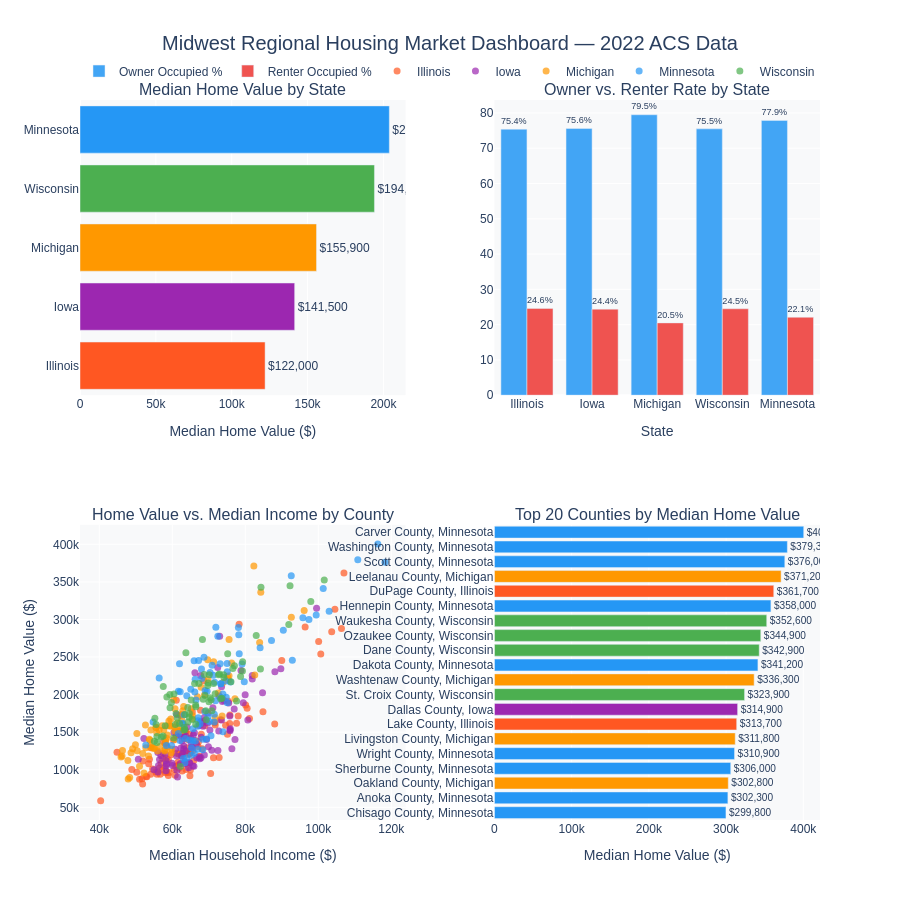

The notebook cell saved with this chart:
### Markdown cell above
## Step 4: Build the Dashboard
Four-chart interactive dashboard comparing home values, income, and occupancy rates across states.

### Code cell
STATE_COLORS = {
    "Minnesota": "#2597F5",
    "Wisconsin":  "#4CAF50",
    "Illinois":   "#FF5722",
    "Iowa":       "#9C27B0",
    "Michigan":   "#FF9800",
}

fig = make_subplots(
    rows=2, cols=2,
    subplot_titles=(
        "Median Home Value by State",
        "Owner vs. Renter Rate by State",
        "Home Value vs. Median Income by County",
        "Top 20 Counties by Median Home Value",
    ),
    vertical_spacing=0.18,
    horizontal_spacing=0.12,
)

# Chart 1: Median Home Value by State
fig.add_trace(
    go.Bar(
        x=state_summary["avg_home_value"],
        y=state_summary["state_name"],
        orientation="h",
        marker_color=[STATE_COLORS[s] for s in state_summary["state_name"]],
        text=[f"${v:,.0f}" for v in state_summary["avg_home_value"]],
        textposition="outside",
        showlegend=False,
    ),
    row=1, col=1,
)

# Chart 2: Owner vs Renter Rate
fig.add_trace(
    go.Bar(
        name="Owner Occupied %",
        x=state_summary["state_name"],
        y=state_summary["avg_owner_pct"],
        marker_color="#42A5F5",
        text=[f"{v:.1f}%" for v in state_summary["avg_owner_pct"]],
        textposition="outside",
    ),
    row=1, col=2,
)
fig.add_trace(
    go.Bar(
        name="Renter Occupied %",
        x=state_summary["state_name"],
        y=state_summary["avg_renter_pct"],
        marker_color="#EF5350",
        text=[f"{v:.1f}%" for v in state_summary["avg_renter_pct"]],
        textposition="outside",
    ),
    row=1, col=2,
)

# Chart 3: Scatter — Home Value vs Income
for state_name, group in df.groupby("state_name"):
    fig.add_trace(
        go.Scatter(
            x=group["median_income"],
            y=group["median_home_value"],
            mode="markers",
            name=state_name,
            marker=dict(color=STATE_COLORS[state_name], size=7, opacity=0.7),
            text=group["county_name"],
            hovertemplate=(
                "<b>%{text}</b><br>"
                "Income: $%{x:,.0f}<br>"
                "Home Value: $%{y:,.0f}<extra></extra>"
            ),
        ),
        row=2, col=1,
    )

# Chart 4: Top 20 Counties
top20 = df.nlargest(20, "median_home_value").sort_values("median_home_value", ascending=True)
fig.add_trace(
    go.Bar(
        x=top20["median_home_value"],
        y=top20["county_name"] + ", " + top20["state_name"],
        orientation="h",
        marker_color=[STATE_COLORS[s] for s in top20["state_name"]],
        text=[f"${v:,.0f}" for v in top20["median_home_value"]],
        textposition="outside",
        showlegend=False,
    ),
    row=2, col=2,
)

fig.update_layout(
    title=dict(
        text="Midwest Regional Housing Market Dashboard — 2022 ACS Data",
        font=dict(size=20),
        x=0.5,
        xanchor="center",
    ),
    height=900,
    barmode="group",
    plot_bgcolor="#F8F9FA",
    paper_bgcolor="#FFFFFF",
    font=dict(family="Arial", size=12),
    legend=dict(orientation="h", yanchor="bottom", y=1.02, xanchor="right", x=1),
)

fig.update_xaxes(title_text="Median Home Value ($)", row=1, col=1)
fig.update_xaxes(title_text="State", row=1, col=2)
fig.update_xaxes(title_text="Median Household Income ($)", row=2, col=1)
fig.update_xaxes(title_text="Median Home Value ($)", row=2, col=2)
fig.update_yaxes(title_text="Median Home Value ($)", row=2, col=1)

fig.show()

### Figure 1 — Plotly figure (JSON) as saved in the notebook; plotly's stock layout.template omitted (floating-point values rounded to 4 significant figures)
{"data": [{"marker": {"color": ["#FF5722", "#9C27B0", "#FF9800", "#4CAF50", "#2597F5"]}, "orientation": "h", "showlegend": false, "text": ["$122,000", "$141,500", "$155,900", "$194,100", "$203,900"], "textposition": "outside", "type": "bar", "x": [122000.0, 141500.0, 155900.0, 194100.0, 203900.0], "xaxis": "x", "y": ["Illinois", "Iowa", "Michigan", "Wisconsin", "Minnesota"], "yaxis": "y"}, {"marker": {"color": "#42A5F5"}, "name": "Owner Occupied %", "text": ["75.4%", "75.6%", "79.5%", "75.5%", "77.9%"], "textposition": "outside", "type": "bar", "x": ["Illinois", "Iowa", "Michigan", "Wisconsin", "Minnesota"], "xaxis": "x2", "y": [75.4, 75.6, 79.5, 75.5, 77.9], "yaxis": "y2"}, {"marker": {"color": "#EF5350"}, "name": "Renter Occupied %", "text": ["24.6%", "24.4%", "20.5%", "24.5%", "22.1%"], "textposition": "outside", "type": "bar", "x": ["Illinois", "Iowa", "Michigan", "Wisconsin", "Minnesota"], "xaxis": "x2", "y": [24.6, 24.4, 20.5, 24.5, 22.1], "yaxis": "y2"}, {"hovertemplate": "<b>%{text}</b><br>Income: $%{x:,.0f}<br>Home Value: $%{y:,.0f}<extra></extra>", "marker": {"color": "#FF5722", "opacity": 0.7, "size": 7}, "mode": "markers", "name": "Illinois", "text": ["Adams County", "Alexander County", "Bond County", "Boone County", "Brown County", "Bureau County", "Calhoun County", "Carroll County", "Cass County", "Champaign County", "Christian County", "Clark County", "Clay County", "Clinton County", "Coles County", "Cook County", "Crawford County", "Cumberland County", "DeKalb County", "De Witt County", "Douglas County", "DuPage County", "Edgar County", "Edwards County", "Effingham County", "Fayette County", "Ford County", "Franklin County", "Fulton County", "Gallatin County", "Greene County", "Grundy County", "Hamilton County", "Hancock County", "Hardin County", "Henderson County", "Henry County", "Iroquois County", "Jackson County", "Jasper County", "Jefferson County", "Jersey County", "Jo Daviess County", "Johnson County", "Kane County", "Kankakee County", "Kendall County", "Knox County", "Lake County", "LaSalle County", "Lawrence County", "Lee County", "Livingston County", "Logan County", "McDonough County", "McHenry County", "McLean County", "Macon County", "Macoupin County", "Madison County", "Marion County", "Marshall County", "Mason County", "Massac County", "Menard County", "Mercer County", "Monroe County", "Montgomery County", "Morgan County", "Moultrie County", "Ogle County", "Peoria County", "Perry County", "Piatt County", "Pike County", "Pope County", "Pulaski County", "Putnam County", "Randolph County", "Richland County", "Rock Island County", "St. Clair County", "Saline County", "Sangamon County", "Schuyler County", "Scott County", "Shelby County", "Stark County", "Stephenson County", "Tazewell County", "Union County", "Vermilion County", "Wabash County", "Warren County", "Washington County", "Wayne County", "White County", "Whiteside County", "Will County", "Williamson County", "Winnebago County", "Woodford County"], "type": "scatter", "x": [63767, 40365, 58617, 80502, 64760, 64165, 88059, 61539, 64826, 61090, 56933, 65874, 58028, 78054, 53732, 78304, 64163, 71274, 68617, 61823, 67177, 107035, 56687, 60784, 73181, 51962, 58930, 51031, 57223, 51868, 58900, 89993, 60574, 61026, 53026, 64946, 66313, 62866, 44847, 67429, 58384, 77607, 67729, 63295, 96400, 65489, 106358, 50263, 104553, 67942, 55811, 64588, 68175, 62547, 48904, 100101, 75356, 59622, 64706, 71759, 59099, 64940, 58479, 57365, 84846, 67028, 100685, 61796, 61188, 72833, 75782, 63409, 56338, 81151, 55514, 57582, 41038, 75726, 63860, 61607, 64435, 68915, 51710, 71653, 63737, 70500, 65585, 58125, 57527, 74606, 54090, 52787, 54074, 62700, 75111, 53522, 54605, 62828, 103678, 60325, 61738, 80093], "xaxis": "x3", "y": [151300, 58600, 130300, 181700, 122100, 120200, 160900, 109900, 92000, 192600, 108800, 112400, 103600, 171500, 114000, 293700, 108200, 116000, 218600, 121100, 137100, 361700, 94100, 92700, 166500, 111500, 113400, 87500, 99800, 81000, 92400, 245400, 100300, 104200, 90600, 99800, 138900, 120900, 123400, 117900, 115000, 161800, 179300, 141200, 290100, 176800, 288100, 96800, 313700, 147400, 93900, 147100, 128100, 118200, 100400, 270600, 191300, 119800, 121300, 159400, 96200, 124600, 97000, 115200, 177100, 131000, 254100, 102000, 122000, 116400, 172900, 150400, 102000, 168300, 97000, 137500, 81600, 161500, 129400, 106400, 139800, 158500, 87900, 162400, 100500, 95000, 125200, 95900, 122000, 159100, 129300, 91000, 94100, 98200, 147100, 107900, 101000, 122200, 283600, 139500, 146800, 186100], "yaxis": "y3"}, {"hovertemplate": "<b>%{text}</b><br>Income: $%{x:,.0f}<br>Home Value: $%{y:,.0f}<extra></extra>", "marker": {"color": "#9C27B0", "opacity": 0.7, "size": 7}, "mode": "markers", "name": "Iowa", "text": ["Adair County", "Adams County", "Allamakee County", "Appanoose County", "Audubon County", "Benton County", "Black Hawk County", "Boone County", "Bremer County", "Buchanan County", "Buena Vista County", "Butler County", "Calhoun County", "Carroll County", "Cass County", "Cedar County", "Cerro Gordo County", "Cherokee County", "Chickasaw County", "Clarke County", "Clay County", "Clayton County", "Clinton County", "Crawford County", "Dallas County", "Davis County", "Decatur County", "Delaware County", "Des Moines County", "Dickinson County", "Dubuque County", "Emmet County", "Fayette County", "Floyd County", "Franklin County", "Fremont County", "Greene County", "Grundy County", "Guthrie County", "Hamilton County", "Hancock County", "Hardin County", "Harrison County", "Henry County", "Howard County", "Humboldt County", "Ida County", "Iowa County", "Jackson County", "Jasper County", "Jefferson County", "Johnson County", "Jones County", "Keokuk County", "Kossuth County", "Lee County", "Linn County", "Louisa County", "Lucas County", "Lyon County", "Madison County", "Mahaska County", "Marion County", "Marshall County", "Mills County", "Mitchell County", "Monona County", "Monroe County", "Montgomery County", "Muscatine County", "O'Brien County", "Osceola County", "Page County", "Palo Alto County", "Plymouth County", "Pocahontas County", "Polk County", "Pottawattamie County", "Poweshiek County", "Ringgold County", "Sac County", "Scott County", "Shelby County", "Sioux County", "Story County", "Tama County", "Taylor County", "Union County", "Van Buren County", "Wapello County", "Warren County", "Washington County", "Wayne County", "Webster County", "Winnebago County", "Winneshiek County", "Woodbury County", "Worth County", "Wright County"], "type": "scatter", "x": [63172, 64750, 64049, 50684, 54973, 79444, 62329, 75759, 84727, 73493, 62662, 65743, 65614, 68041, 60815, 76959, 63149, 63638, 72734, 63120, 61756, 60441, 61080, 61188, 99533, 77176, 56068, 75896, 58084, 72446, 73495, 64461, 56043, 62356, 62214, 69375, 56884, 80701, 75795, 66685, 67865, 64656, 75830, 62365, 63947, 66617, 63125, 69787, 69709, 67784, 52210, 72977, 68781, 60016, 62553, 58094, 75457, 72500, 63405, 73735, 88110, 65200, 74193, 70828, 81907, 66056, 59897, 76324, 61261, 67427, 65076, 67561, 58264, 67306, 79963, 61434, 78827, 68718, 61192, 67898, 68778, 72792, 70295, 81914, 66197, 65483, 65926, 56495, 58417, 56209, 89741, 71122, 58257, 65335, 62853, 67770, 68399, 69897, 58240], "xaxis": "x3", "y": [131600, 109400, 156900, 113900, 99900, 189000, 172500, 171600, 202600, 166200, 138100, 146300, 104900, 162000, 127400, 180700, 145200, 145300, 151700, 127200, 151400, 149500, 144900, 118400, 314900, 140300, 97000, 154600, 135300, 236100, 210300, 102700, 123000, 128800, 108200, 140400, 119100, 166300, 153100, 116000, 116000, 109300, 152000, 145200, 125100, 134300, 108000, 175600, 162100, 163800, 141500, 277800, 165200, 105500, 118800, 121000, 188800, 125500, 111000, 190800, 230500, 135100, 192300, 125900, 225500, 149200, 108700, 128000, 99300, 159000, 141900, 114800, 112400, 117000, 199800, 90400, 232000, 169400, 173600, 143100, 119500, 198000, 152900, 220700, 229100, 129400, 104500, 113800, 107700, 105800, 234300, 182400, 98700, 130400, 121700, 225400, 158000, 130600, 105400], "yaxis": "y3"}, {"hovertemplate": "<b>%{text}</b><br>Income: $%{x:,.0f}<br>Home Value: $%{y:,.0f}<extra></extra>", "marker": {"color": "#FF9800", "opacity": 0.7, "size": 7}, "mode": "markers", "name": "Michigan", "text": ["Alcona County", "Alger County", "Allegan County", "Alpena County", "Antrim County", "Arenac County", "Baraga County", "Barry County", "Bay County", "Benzie County", "Berrien County", "Branch County", "Calhoun County", "Cass County", "Charlevoix County", "Cheboygan County", "Chippewa County", "Clare County", "Clinton County", "Crawford County", "Delta County", "Dickinson County", "Eaton County", "Emmet County", "Genesee County", "Gladwin County", "Gogebic County", "Grand Traverse County", "Gratiot County", "Hillsdale County", "Houghton County", "Huron County", "Ingham County", "Ionia County", "Iosco County", "Iron County", "Isabella County", "Jackson County", "Kalamazoo County", "Kalkaska County", "Kent County", "Keweenaw County", "Lake County", "Lapeer County", "Leelanau County", "Lenawee County", "Livingston County", "Luce County", "Mackinac County", "Macomb County", "Manistee County", "Marquette County", "Mason County", "Mecosta County", "Menominee County", "Midland County", "Missaukee County", "Monroe County", "Montcalm County", "Montmorency County", "Muskegon County", "Newaygo County", "Oakland County", "Oceana County", "Ogemaw County", "Ontonagon County", "Osceola County", "Oscoda County", "Otsego County", "Ottawa County", "Presque Isle County", "Roscommon County", "Saginaw County", "St. Clair County", "St. Joseph County", "Sanilac County", "Schoolcraft County", "Shiawassee County", "Tuscola County", "Van Buren County", "Washtenaw County", "Wayne County", "Wexford County"], "type": "scatter", "x": [50295, 55528, 75543, 49133, 68850, 53487, 51911, 75182, 57887, 71327, 60379, 60600, 58191, 65183, 69764, 59557, 58408, 47816, 82594, 57998, 53852, 59651, 77158, 69690, 58594, 53717, 47913, 75553, 57934, 59425, 52736, 54475, 62548, 71720, 46224, 52241, 52638, 62581, 67905, 56380, 76247, 55560, 45946, 75402, 82345, 65484, 96135, 51015, 60620, 73876, 59467, 63115, 60744, 54132, 54074, 73643, 57667, 72573, 61250, 46345, 61347, 59065, 92620, 60691, 50377, 48316, 54875, 48692, 62865, 83932, 55986, 49898, 56579, 66887, 62281, 55740, 55071, 62498, 59815, 65531, 84245, 57223, 58652], "xaxis": "x3", "y": [148200, 156500, 225000, 128000, 199800, 118200, 121700, 223600, 125000, 243600, 193600, 140200, 138700, 181100, 220000, 167400, 142000, 112400, 226000, 135400, 139200, 122600, 194500, 246300, 158400, 140600, 87800, 273300, 126500, 159000, 129200, 129500, 173600, 169600, 118400, 95800, 159500, 166700, 209700, 152800, 242200, 155900, 117100, 219300, 371200, 168100, 311800, 104600, 157000, 216200, 157800, 184300, 181200, 153000, 132200, 171600, 153300, 202200, 154900, 125600, 162300, 165000, 302800, 151700, 125300, 89700, 128200, 122500, 178400, 269200, 124800, 133400, 131100, 197300, 152800, 149300, 129100, 151900, 127200, 172100, 336300, 158600, 146100], "yaxis": "y3"}, {"hovertemplate": "<b>%{text}</b><br>Income: $%{x:,.0f}<br>Home Value: $%{y:,.0f}<extra></extra>", "marker": {"color": "#2597F5", "opacity": 0.7, "size": 7}, "mode": "markers", "name": "Minnesota", "text": ["Aitkin County", "Anoka County", "Becker County", "Beltrami County", "Benton County", "Big Stone County", "Blue Earth County", "Brown County", "Carlton County", "Carver County", "Cass County", "Chippewa County", "Chisago County", "Clay County", "Clearwater County", "Cook County", "Cottonwood County", "Crow Wing County", "Dakota County", "Dodge County", "Douglas County", "Faribault County", "Fillmore County", "Freeborn County", "Goodhue County", "Grant County", "Hennepin County", "Houston County", "Hubbard County", "Isanti County", "Itasca County", "Jackson County", "Kanabec County", "Kandiyohi County", "Kittson County", "Koochiching County", "Lac qui Parle County", "Lake County", "Lake of the Woods County", "Le Sueur County", "Lincoln County", "Lyon County", "McLeod County", "Mahnomen County", "Marshall County", "Martin County", "Meeker County", "Mille Lacs County", "Morrison County", "Mower County", "Murray County", "Nicollet County", "Nobles County", "Norman County", "Olmsted County", "Otter Tail County", "Pennington County", "Pine County", "Pipestone County", "Polk County", "Pope County", "Ramsey County", "Red Lake County", "Redwood County", "Renville County", "Rice County", "Rock County", "Roseau County", "St. Louis County", "Scott County", "Sherburne County", "Sibley County", "Stearns County", "Steele County", "Stevens County", "Swift County", "Todd County", "Traverse County", "Wabasha County", "Wadena County", "Waseca County", "Washington County", "Watonwan County", "Wilkin County", "Winona County", "Wright County", "Yellow Medicine County"], "type": "scatter", "x": [56406, 95782, 68683, 62173, 70346, 63024, 70906, 67038, 74660, 116308, 61970, 62112, 97446, 75006, 62723, 71937, 63586, 65975, 101360, 92890, 72472, 64000, 73234, 65679, 78338, 67600, 92595, 71580, 67197, 84063, 63962, 68368, 68995, 73285, 66000, 59779, 66967, 73860, 61667, 87180, 64750, 68919, 73296, 52739, 69396, 61674, 75926, 68088, 66264, 66972, 71500, 79113, 62973, 65278, 90420, 67990, 71504, 65059, 68341, 69540, 71212, 78108, 73889, 65617, 66313, 78214, 75060, 70122, 66491, 118268, 99431, 74781, 73105, 79722, 69737, 58362, 63216, 63456, 75063, 54747, 71856, 110828, 65197, 67114, 66162, 102980, 70605], "xaxis": "x3", "y": [222100, 302300, 249600, 203900, 229300, 115000, 239200, 165200, 218000, 400500, 241000, 138900, 299800, 241400, 161800, 289500, 141600, 245200, 341200, 245800, 277800, 116000, 196200, 154700, 254500, 161100, 358000, 216400, 245500, 262500, 198500, 140500, 205400, 214600, 122100, 132200, 127300, 200900, 204300, 271900, 139500, 177600, 214300, 132900, 140900, 148100, 216800, 221300, 220600, 158000, 163500, 240700, 161000, 129300, 285600, 234200, 173800, 207100, 126500, 204600, 225900, 289300, 150700, 138700, 138200, 279700, 189100, 164200, 192900, 376000, 306000, 196600, 241100, 217100, 170700, 132400, 173200, 109300, 230400, 163400, 191800, 379300, 119200, 169100, 203500, 310900, 145400], "yaxis": "y3"}, {"hovertemplate": "<b>%{text}</b><br>Income: $%{x:,.0f}<br>Home Value: $%{y:,.0f}<extra></extra>", "marker": {"color": "#4CAF50", "opacity": 0.7, "size": 7}, "mode": "markers", "name": "Wisconsin", "text": ["Adams County", "Ashland County", "Barron County", "Bayfield County", "Brown County", "Buffalo County", "Burnett County", "Calumet County", "Chippewa County", "Clark County", "Columbia County", "Crawford County", "Dane County", "Dodge County", "Door County", "Douglas County", "Dunn County", "Eau Claire County", "Florence County", "Fond du Lac County", "Forest County", "Grant County", "Green County", "Green Lake County", "Iowa County", "Iron County", "Jackson County", "Jefferson County", "Juneau County", "Kenosha County", "Kewaunee County", "La Crosse County", "Lafayette County", "Langlade County", "Lincoln County", "Manitowoc County", "Marathon County", "Marinette County", "Marquette County", "Menominee County", "Milwaukee County", "Monroe County", "Oconto County", "Oneida County", "Outagamie County", "Ozaukee County", "Pepin County", "Pierce County", "Polk County", "Portage County", "Price County", "Racine County", "Richland County", "Rock County", "Rusk County", "St. Croix County", "Sauk County", "Sawyer County", "Shawano County", "Sheboygan County", "Taylor County", "Trempealeau County", "Vernon County", "Vilas County", "Walworth County", "Washburn County", "Washington County", "Waukesha County", "Waupaca County", "Waushara County", "Winnebago County", "Wood County"], "type": "scatter", "x": [55223, 57000, 59379, 67266, 74066, 64238, 60466, 84151, 69815, 63187, 79271, 60823, 84297, 71747, 68257, 64682, 69721, 70127, 58049, 70368, 55552, 63497, 76080, 66395, 79226, 55777, 64630, 77018, 63455, 76583, 77610, 68731, 69293, 55091, 64314, 66412, 73248, 60347, 59748, 62194, 59319, 66451, 73611, 66111, 78705, 92258, 70833, 82996, 74142, 71301, 55822, 72658, 61985, 70630, 57473, 97950, 72930, 57519, 65493, 68969, 61360, 68474, 65177, 63726, 75172, 58504, 91915, 101639, 69198, 61033, 70041, 63273], "xaxis": "x3", "y": [168400, 143500, 182600, 214700, 226500, 182900, 200800, 234000, 215300, 153000, 243600, 160300, 342900, 201000, 273300, 174900, 212000, 226400, 158400, 195800, 160100, 173400, 217000, 186100, 231300, 144100, 170000, 238300, 153700, 234700, 191500, 226600, 166700, 138000, 163700, 160400, 194500, 142300, 189500, 104300, 200000, 184000, 195200, 214700, 224100, 344900, 178500, 278700, 222800, 214700, 136400, 226500, 161600, 193000, 144800, 323900, 227500, 210700, 166900, 198900, 168800, 193700, 192800, 255700, 254300, 196900, 293300, 352600, 178500, 174800, 190600, 156600], "yaxis": "y3"}, {"marker": {"color": ["#2597F5", "#2597F5", "#FF9800", "#2597F5", "#2597F5", "#FF9800", "#FF5722", "#9C27B0", "#4CAF50", "#FF9800", "#2597F5", "#4CAF50", "#4CAF50", "#4CAF50", "#2597F5", "#FF5722", "#FF9800", "#2597F5", "#2597F5", "#2597F5"]}, "orientation": "h", "showlegend": false, "text": ["$299,800", "$302,300", "$302,800", "$306,000", "$310,900", "$311,800", "$313,700", "$314,900", "$323,900", "$336,300", "$341,200", "$342,900", "$344,900", "$352,600", "$358,000", "$361,700", "$371,200", "$376,000", "$379,300", "$400,500"], "textposition": "outside", "type": "bar", "x": [299800, 302300, 302800, 306000, 310900, 311800, 313700, 314900, 323900, 336300, 341200, 342900, 344900, 352600, 358000, 361700, 371200, 376000, 379300, 400500], "xaxis": "x4", "y": ["Chisago County, Minnesota", "Anoka County, Minnesota", "Oakland County, Michigan", "Sherburne County, Minnesota", "Wright County, Minnesota", "Livingston County, Michigan", "Lake County, Illinois", "Dallas County, Iowa", "St. Croix County, Wisconsin", "Washtenaw County, Michigan", "Dakota County, Minnesota", "Dane County, Wisconsin", "Ozaukee County, Wisconsin", "Waukesha County, Wisconsin", "Hennepin County, Minnesota", "DuPage County, Illinois", "Leelanau County, Michigan", "Scott County, Minnesota", "Washington County, Minnesota", "Carver County, Minnesota"], "yaxis": "y4"}], "layout": {"annotations": [{"font": {"size": 16}, "showarrow": false, "text": "Median Home Value by State", "x": 0.22, "xanchor": "center", "xref": "paper", "y": 1, "yanchor": "bottom", "yref": "paper"}, {"font": {"size": 16}, "showarrow": false, "text": "Owner vs. Renter Rate by State", "x": 0.78, "xanchor": "center", "xref": "paper", "y": 1, "yanchor": "bottom", "yref": "paper"}, {"font": {"size": 16}, "showarrow": false, "text": "Home Value vs. Median Income by County", "x": 0.22, "xanchor": "center", "xref": "paper", "y": 0.41, "yanchor": "bottom", "yref": "paper"}, {"font": {"size": 16}, "showarrow": false, "text": "Top 20 Counties by Median Home Value", "x": 0.78, "xanchor": "center", "xref": "paper", "y": 0.41, "yanchor": "bottom", "yref": "paper"}], "barmode": "group", "font": {"family": "Arial", "size": 12}, "height": 900, "legend": {"orientation": "h", "x": 1, "xanchor": "right", "y": 1.02, "yanchor": "bottom"}, "paper_bgcolor": "#FFFFFF", "plot_bgcolor": "#F8F9FA", "title": {"font": {"size": 20}, "text": "Midwest Regional Housing Market Dashboard — 2022 ACS Data", "x": 0.5, "xanchor": "center"}, "xaxis": {"anchor": "y", "domain": [0, 0.44], "title": {"text": "Median Home Value ($)"}}, "xaxis2": {"anchor": "y2", "domain": [0.56, 1], "title": {"text": "State"}}, "xaxis3": {"anchor": "y3", "domain": [0, 0.44], "title": {"text": "Median Household Income ($)"}}, "xaxis4": {"anchor": "y4", "domain": [0.56, 1], "title": {"text": "Median Home Value ($)"}}, "yaxis": {"anchor": "x", "domain": [0.59, 1]}, "yaxis2": {"anchor": "x2", "domain": [0.59, 1]}, "yaxis3": {"anchor": "x3", "domain": [0, 0.41], "title": {"text": "Median Home Value ($)"}}, "yaxis4": {"anchor": "x4", "domain": [0, 0.41]}}}
